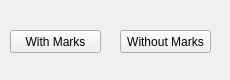
<?xml version="1.0" encoding="UTF-8"?>
<ui version="4.0">
 <class>Form</class>
 <widget class="QWidget" name="Form">
  <property name="geometry">
   <rect>
    <x>0</x>
    <y>0</y>
    <width>230</width>
    <height>80</height>
   </rect>
  </property>
  <property name="sizePolicy">
   <sizepolicy hsizetype="Fixed" vsizetype="Fixed">
    <horstretch>0</horstretch>
    <verstretch>0</verstretch>
   </sizepolicy>
  </property>
  <property name="minimumSize">
   <size>
    <width>230</width>
    <height>80</height>
   </size>
  </property>
  <property name="maximumSize">
   <size>
    <width>230</width>
    <height>80</height>
   </size>
  </property>
  <property name="windowTitle">
   <string>Form1</string>
  </property>
  <widget class="QPushButton" name="buttonMarks">
   <property name="geometry">
    <rect>
     <x>10</x>
     <y>30</y>
     <width>91</width>
     <height>23</height>
    </rect>
   </property>
   <property name="text">
    <string>With Marks</string>
   </property>
  </widget>
  <widget class="QPushButton" name="buttonNoMarks">
   <property name="geometry">
    <rect>
     <x>120</x>
     <y>30</y>
     <width>91</width>
     <height>23</height>
    </rect>
   </property>
   <property name="text">
    <string>Without Marks</string>
   </property>
  </widget>
 </widget>
 <resources/>
 <connections>
  <connection>
   <sender>buttonMarks</sender>
   <signal>clicked()</signal>
   <receiver>Form</receiver>
   <slot>WithMarks()</slot>
   <hints>
    <hint type="sourcelabel">
     <x>55</x>
     <y>41</y>
    </hint>
    <hint type="destinationlabel">
     <x>114</x>
     <y>39</y>
    </hint>
   </hints>
  </connection>
  <connection>
   <sender>buttonNoMarks</sender>
   <signal>clicked()</signal>
   <receiver>Form</receiver>
   <slot>WithoutMarks()</slot>
   <hints>
    <hint type="sourcelabel">
     <x>165</x>
     <y>41</y>
    </hint>
    <hint type="destinationlabel">
     <x>114</x>
     <y>39</y>
    </hint>
   </hints>
  </connection>
 </connections>
 <slots>
  <slot>WithMarks()</slot>
  <slot>WithoutMarks()</slot>
 </slots>
</ui>
